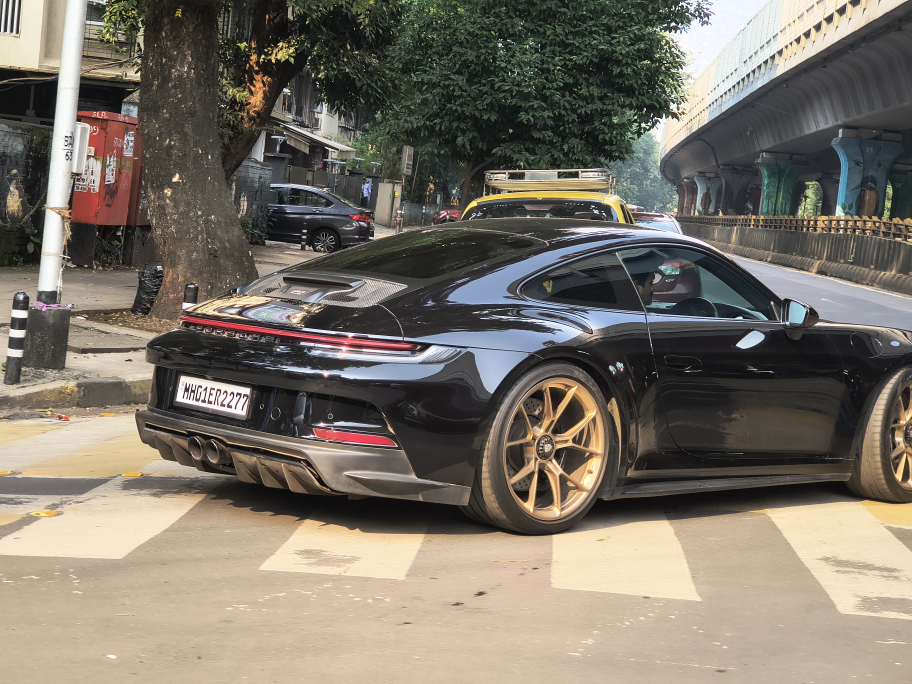
#> input picture backend/uploads/adf9635b3d324130a329022b5e463432_image.png, 3648 x 2736 px (shown at 1/4 size); its folder holds only this picture in this run
$ python -i ai_detection.py   (imports and definitions only)   (older library calls are emulated)
#> lines starting #> are read from the running program, lines starting #| are printed output that depends on the picture
import cv2
import numpy as np
import base64
from io import BytesIO
from PIL import Image
from ultralytics import YOLO

# Load YOLOv8 segmentation model (lightweight)
_model = None


# [6 lines left out: function _get_model, not called in this run]


# COCO class names for labelling detections
COCO_CLASSES = [
    "person",
    "bicycle",
    "car",
    "motorcycle",
    "airplane",
    "bus",
    "train",
    "truck",
    "boat",
    "traffic light",
    "fire hydrant",
    "stop sign",
    "parking meter",
    "bench",
    "bird",
    "cat",
    "dog",
    "horse",
    "sheep",
    "cow",
    "elephant",
    "bear",
    "zebra",
    "giraffe",
    "backpack",
    "umbrella",
    "handbag",
    "tie",
    "suitcase",
    "frisbee",
    "skis",
    "snowboard",
    "sports ball",
    "kite",
    "baseball bat",
    "baseball glove",
    "skateboard",
    "surfboard",
    "tennis racket",
    "bottle",
    "wine glass",
    "cup",
    "fork",
    "knife",
    "spoon",
    "bowl",
    "banana",
    "apple",
    "sandwich",
    "orange",
    "broccoli",
    "carrot",
    "hot dog",
    "pizza",
    "donut",
    "cake",
    "chair",
    "couch",
    "potted plant",
    "bed",
    "dining table",
    "toilet",
    "tv",
    "laptop",
    "mouse",
    "remote",
    "keyboard",
    "cell phone",
    "microwave",
    "oven",
    "toaster",
    "sink",
    "refrigerator",
    "book",
    "clock",
    "vase",
    "scissors",
    "teddy bear",
    "hair drier",
    "toothbrush",
]


# ─── SUBJECT DETECTION ─────────────────────────────────────────────────────
# [114 lines left out: functions detect_subjects, generate_segmentation_mask, not called in this run]


# ─── AUTO ENHANCE ANALYSIS ────────────────────────────────────────────────
def analyze_for_enhance(image_path: str) -> dict:
    """
    Analyze image histogram, contrast, color balance, and dynamic range.
    Returns real adjustment suggestions based on analysis.
    """
    image = cv2.imread(image_path)
#> image is the input picture: shape (2736, 3648, 3); mean B, G, R 104.3, 115.1, 122.7

    if image is None:
        return {"suggestions": [], "analysis": {}}

    gray = cv2.cvtColor(image, cv2.COLOR_BGR2GRAY)
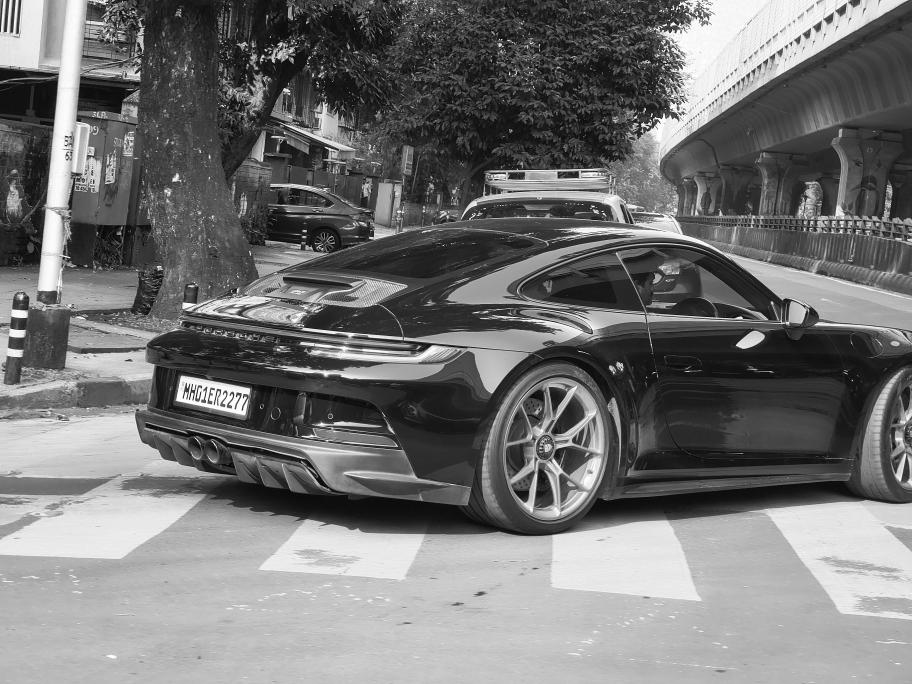
#> gray: shape (2736, 3648) (shown at 1/4 size); min 0, max 255, mean 116.1
    hsv = cv2.cvtColor(image, cv2.COLOR_BGR2HSV)
#> hsv: shape (2736, 3648, 3); mean H, S, V 47.2, 46.5, 126.1

    # Brightness analysis
    avg_brightness = float(np.mean(gray))
#> avg_brightness = 116.1

    # Histogram analysis
    hist = cv2.calcHist([gray], [0], None, [256], [0, 256]).flatten()
#> hist = 256 values, max 99898 at index 182, min 301 at index 0, mean 38988
    total_pixels = gray.shape[0] * gray.shape[1]
#> total_pixels = 9980928

    # Dynamic range (5th to 95th percentile)
    cumsum = np.cumsum(hist)
#> cumsum = 256 values from 301 to 9980928
    p5 = int(np.searchsorted(cumsum, total_pixels * 0.05))
#> p5 = 22
    p95 = int(np.searchsorted(cumsum, total_pixels * 0.95))
#> p95 = 232
    dynamic_range = p95 - p5
#> dynamic_range = 210

    # Contrast (standard deviation of luminance)
    contrast_std = float(np.std(gray))
#> contrast_std = 73.57

    # Color balance
    avg_b, avg_g, avg_r = [float(v) for v in np.mean(image, axis=(0, 1))]
#> avg_b = 104.3; avg_g = 115.1; avg_r = 122.7

    # Saturation
    avg_saturation = float(np.mean(hsv[:, :, 1]) / 255.0)
#> avg_saturation = 0.182

    suggestions = []

    # ── Exposure ──
    if avg_brightness < 100:
        boost = min(1.5, (128 - avg_brightness) / 80)
        suggestions.append(
            {
                "name": "Increase Exposure",
                "param": "exposure",
                "value": round(boost, 2),
                "reason": "Image appears underexposed",
            }
        )
    elif avg_brightness > 180:
        cut = max(-1.0, -(avg_brightness - 128) / 80)
        suggestions.append(
            {
                "name": "Decrease Exposure",
                "param": "exposure",
                "value": round(cut, 2),
                "reason": "Image appears overexposed",
            }
        )

    # ── Contrast ──
    if dynamic_range < 150:
        boost = min(40, round((200 - dynamic_range) / 3))
        suggestions.append(
            {
                "name": "Boost Contrast",
                "param": "contrast",
                "value": int(boost),
                "reason": f"Low dynamic range ({dynamic_range})",
            }
        )

    # ── Shadows ──
    if p5 < 20:
        suggestions.append(
            {
                "name": "Lift Shadows",
                "param": "shadows",
                "value": min(30, round((30 - p5) * 1.5)),
                "reason": "Crushed shadow detail",
            }
        )

    # ── Highlights ──
    if p95 > 240:
        suggestions.append(
            {
                "name": "Recover Highlights",
                "param": "highlights",
                "value": -min(30, round((p95 - 230) * 3)),
                "reason": "Highlight clipping detected",
            }
        )

    # ── Vibrance ──
    if avg_saturation < 0.25:
        suggestions.append(
            {
                "name": "Add Vibrance",
                "param": "vibrance",
                "value": min(35, round((0.35 - avg_saturation) * 100)),
                "reason": "Colors appear muted",
            }
        )

    # ── Sharpening ──
    laplacian_var = float(cv2.Laplacian(gray, cv2.CV_64F).var())
#> laplacian_var = 602.2
    if laplacian_var < 500:
        suggestions.append(
            {
                "name": "Sharpen Details",
                "param": "sharpening",
                "value": 15,
                "reason": "Image could benefit from sharpening",
            }
        )

    return {
        "suggestions": suggestions,
        "analysis": {
            "avgBrightness": round(avg_brightness),
            "dynamicRange": int(dynamic_range),
            "contrast": round(contrast_std),
            "avgSaturation": round(avg_saturation, 2),
            "shadowClip": p5,
            "highlightClip": p95,
            "sharpness": round(laplacian_var, 1),
        },
    }


# ─── CAPTION GENERATION ───────────────────────────────────────────────────
# [118 lines left out: function generate_image_caption, not called in this run]

>>> result = analyze_for_enhance('../uploads/adf9635b3d324130a329022b5e463432_image.png')
#> result = 2 items
